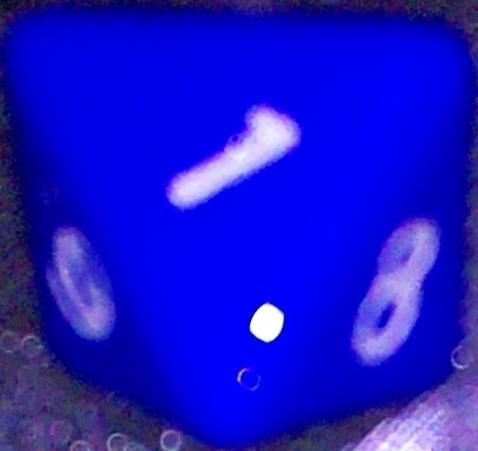
#> input picture data_first_old/data/cropped/1/k8_5_2024-11-22_19_03_06.jpg, 478 x 451 px; its folder holds only this picture in this run
$ python ZZZ_tesseract_CZYSTY.py
#> lines starting #> are read from the running program, lines starting #| are printed output that depends on the picture; after the words box and inside, x2 and y2 are one past the last pixel; in counts of white or black regions, pixels touching at a corner belong together
import cv2
import pytesseract
import glob


def process_die_image(image_path):
    # Load the image
    image = cv2.imread(image_path)
#> image is the input picture: shape (451, 478, 3); mean B, G, R 200.1, 20.4, 24.7

    # Convert to grayscale
    gray = cv2.cvtColor(image, cv2.COLOR_BGR2GRAY)
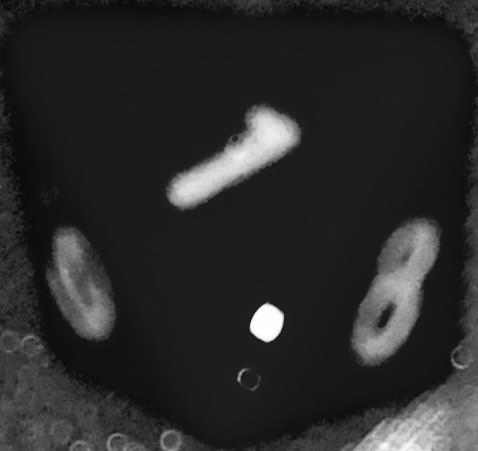
#> gray: shape (451, 478); min 4, max 255, mean 42.2

    # Apply thresholding to enhance contrast
    _, thresh = cv2.threshold(gray, 128, 255, cv2.THRESH_BINARY_INV | cv2.THRESH_OTSU)
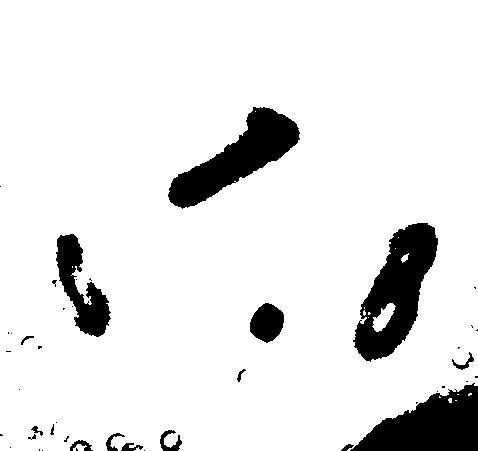
#> thresh: shape (451, 478); 90.3% white; 44 black regions (28 under 20 px), largest, box (x1, y1, x2, y2) and area: (353, 223, 438, 362) 5953, (168, 107, 300, 209) 5314, (350, 383, 478, 451) 5251

    # (Optional) Apply a median blur to reduce noise
    blurred = cv2.medianBlur(thresh, 3)
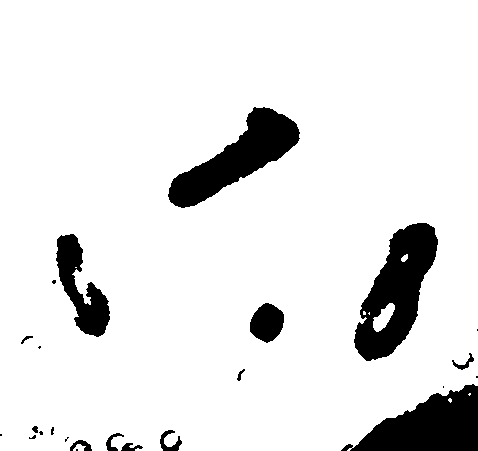
#> blurred: shape (451, 478); 90.3% white; 24 black regions (11 under 20 px), largest, box (x1, y1, x2, y2) and area: (354, 223, 438, 361) 5974, (341, 384, 478, 451) 5312, (168, 107, 300, 208) 5311

    # Use Tesseract OCR to detect numbers
    custom_config = r'--oem 3 --psm 10 -c tessedit_char_whitelist=12345678'  # Assume single character and 1-8 digits
#> (the run stopped early here; a loop or call above may not have finished)
